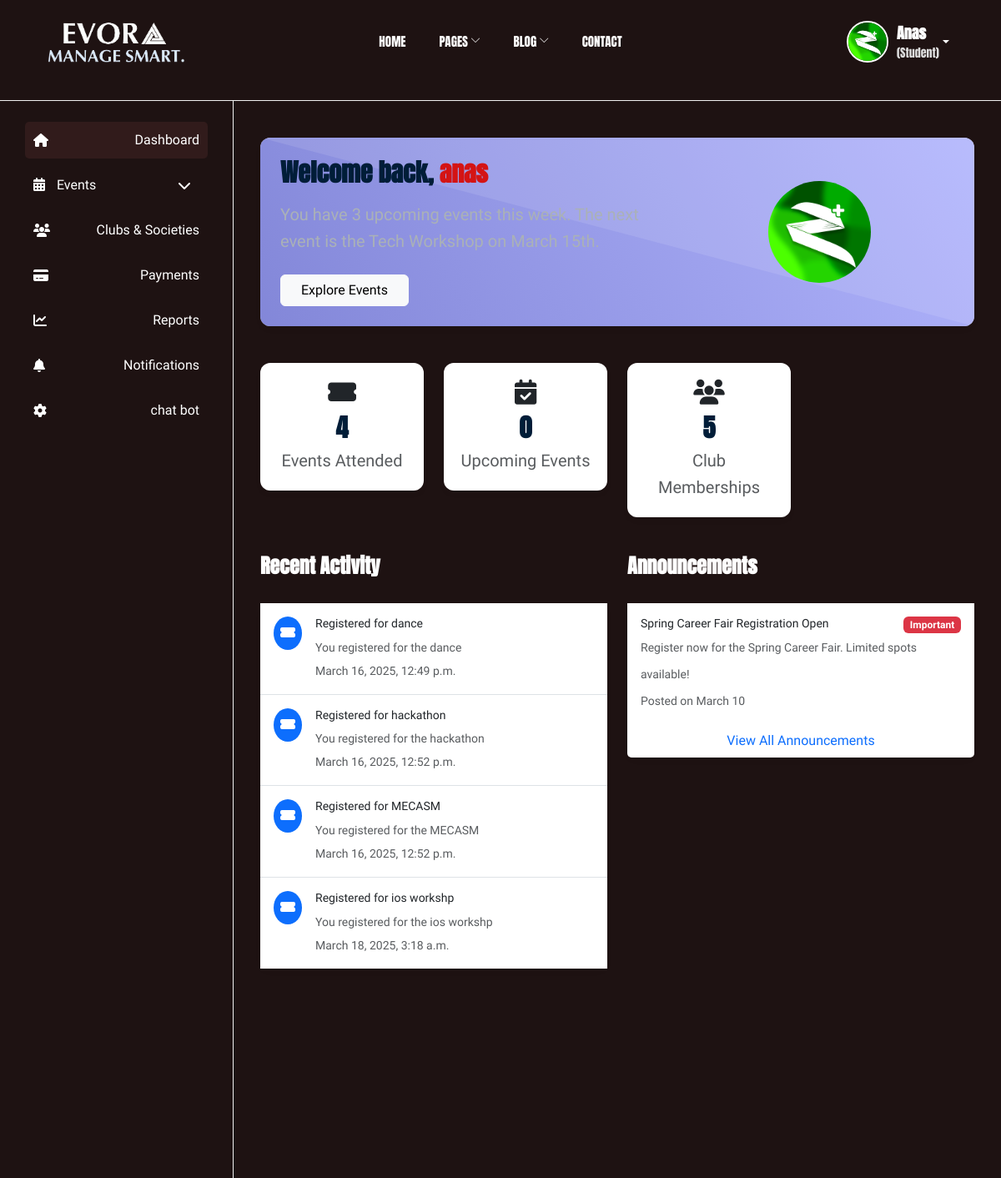
The page /auth/student_dashboard/ (signed in, upper part) on the database as committed earlier.
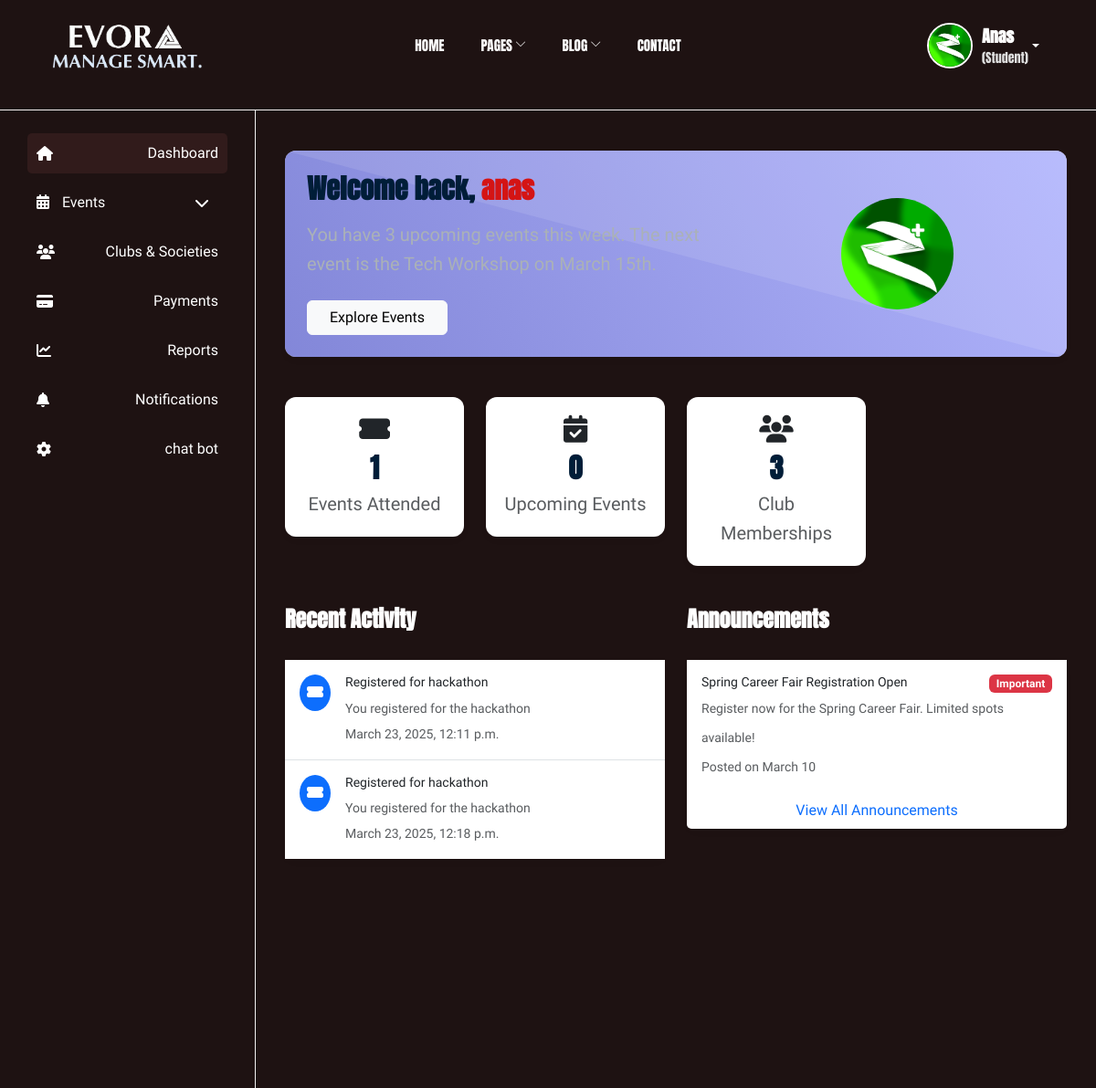
The same page on the database as committed later.
### authentication/models.py (models this page shows, shortened)
class UserProfile(models.Model):
    ROLE_CHOICES = [
        ('admin', 'Admin'),
        ('student', 'Student'),
        ('teacher', 'Teacher'),
        ('event_head', 'Event Head'),
        ('others', 'Others'),
    ]
    user = models.OneToOneField(User, on_delete=models.CASCADE)
    profile_picture = models.ImageField(upload_to='profile_pics/', blank=True, null=True)
    role = models.CharField(max_length=20, choices=ROLE_CHOICES, default='student')

class Booking(models.Model):
    user = models.ForeignKey(User, on_delete=models.CASCADE)  # Assuming only logged-in users can book
    event = models.ForeignKey(Event, on_delete=models.CASCADE)
    booking_date = models.DateTimeField(auto_now_add=True)

class Event(models.Model):
    EVENT_CATEGORIES = [
    ('sports', 'Mecasm'),
    ('arts', 'Arts'),
    ('tech', 'Tech'),
    ('cultural', 'Cultural'),
]
    name = models.CharField(max_length=255)
    date = models.DateField()
    time = models.TimeField()
    venue = models.CharField(max_length=255)
    poster = models.ImageField(upload_to='event_posters/', blank=True, null=True)
    description = models.TextField()
    category = models.CharField(max_length=20, choices=EVENT_CATEGORIES)
    price = models.CharField(max_length=255)
    def __str__(self):
        return self.name

### authentication/views.py (the view)
# urls.py: path('student_dashboard/', student_dashboard, name='student_dashboard'),
@login_required
def student_dashboard(request):
    user_profile = UserProfile.objects.get(user=request.user)
    if user_profile.role != 'student':
        messages.error(request, "Unauthorized access!")
        return redirect('home')  # Redirect unauthorized users
    events = Event.objects.all()
    categories = EventPhoto.EVENT_CATEGORIES
    club = Club.objects.all()
    aprrove = ApprovedMembership.objects.all()
    bookedevent = Booking.objects.all()
    events_attended = Booking.objects.filter(user=request.user).count()
    upcoming_events = Event.objects.filter(date__gte=date.today()).count()
    club_memberships = ApprovedMembership.objects.filter(user=request.user).count()
    return render(request, 'dashbord/student_dashbord/index.html',{
        "events": events,
        "categories":categories,
        "clubs":club,
        "bookedclub":aprrove,
        "bookedevent":bookedevent,
        'events_attended': events_attended,
        'upcoming_events': upcoming_events,
        'club_memberships': club_memberships
    })

### authentication/models.py (called while the page is built)
    def __str__(self):
        return self.name

### template/dashbord/student_dashbord/index.html (shortened to what this page needs)
{% extends 'index.html' %}
{% block content %}
{% load static %}
<div class="admin-container">
    <aside class="sidebar">
        <nav class="nav flex-column">
            <a href="#" class="nav-link active" data-bs-toggle="tab" data-tab="dashboard">
                <i class="fas fa-home"></i> Dashboard
            </a>
            <div class="nav-item">
                <a class="nav-link d-flex justify-content-between align-items-center" data-bs-toggle="collapse"
                    href="#eventDropdown">
                    <span><i class="fas fa-calendar"></i> Events</span> <i class="fas fa-chevron-down"></i>
                </a>
            </div>
            <a href="#" class="nav-link" data-bs-toggle="tab" data-tab="clubs">
                <i class="fas fa-users"></i> Clubs & Societies
            </a>
            <a href="#" class="nav-link" data-bs-toggle="tab" data-tab="payments">
                <i class="fas fa-credit-card"></i> Payments
            </a>
            <a href="#" class="nav-link" data-bs-toggle="tab" data-tab="reports">
                <i class="fas fa-chart-line"></i> Reports
            </a>
            <a href="#" class="nav-link" data-bs-toggle="tab" data-tab="notifications">
                <i class="fas fa-bell"></i> Notifications
            </a>
            <a href="#" class="nav-link" data-bs-toggle="tab" data-tab="chatbot">
                <i class="fas fa-cog"></i> chat bot
            </a>
        </nav>
    </aside>
    <main class="content">
        <section style="
        max-height: 100vh;
        overflow-y: auto;
        scrollbar-width: thin;
        scrollbar-color: #888 #222;
    " id="dashboard" class="tab-content active">
            <div class="container py-4">
                <div class="row mb-4">
                    <div class="col-12">
                        <div class="card welcome-section">
                            <div class="card-body p-4 text-white">
                                <div class="row align-items-center">
                                    {% if request.user.is_authenticated %}
                                    <div class="col-md-7">
                                        <h2 class="fw-bold mb-3">Welcome back,<b style="color: rgb(212, 20, 20);">
                                                {{user.username }}</b></h2>
                                        <p class="mb-4">You have 3 upcoming events this week. The next event is the Tech
                                            Workshop on March 15th.</p>
                                        <a href="#" class="btn btn-light px-4">Explore Events</a>
                                    </div>
                                    <div class="col-md-5 text-center d-none d-md-block">
                                        <img style="width: 38%;  border-radius:50%;"
                                            src="{{ user.userprofile.profile_picture.url }}" alt="Events Illustration"
                                            class="img-fluid">
                                    </div>
                                    {% endif %}
                                </div>
                            </div>
                        </div>
                    </div>
                </div>
                <div class="row mb-4">
                    <div class="col-sm-6 col-lg-3 mb-3 mb-lg-0">
                        <div class="card stat-card">
                            <i class="fas fa-ticket-alt"></i>
                            <h2>{{ events_attended }}</h2>
                            <p class="text-muted mb-0">Events Attended</p>
                        </div>
                    </div>
                    <div class="col-sm-6 col-lg-3 mb-3 mb-lg-0">
                        <div class="card stat-card">
                            <i class="fas fa-calendar-check"></i>
                            <h2>{{ upcoming_events }}</h2>
                            <p class="text-muted mb-0">Upcoming Events</p>
                        </div>
                    </div>
                    <div class="col-sm-6 col-lg-3 mb-3 mb-sm-0">
                        <div class="card stat-card">
                            <i class="fas fa-users"></i>
                            <h2>{{ club_memberships }}</h2>
                            <p class="text-muted mb-0">Club Memberships</p>
                        </div>
                    </div>
                </div>
                <div class="row mb-4">
                    <div class="col-lg-6 mb-4 mb-lg-0">
                        <h5 class="section-title">Recent Activity</h5>
                        <div class="card">
                            <div class="card-body p-0">
                                <div class="list-group list-group-flush">
                                    {% for Recent in bookedevent %}
                                    <div class="list-group-item p-3">
                                        <div class="d-flex">
                                            <div class="flex-shrink-0">
                                                <div class="bg-primary rounded-circle p-2 text-white">
                                                    <i class="fas fa-ticket-alt"></i>
                                                </div>
                                            </div>
                                            <div class="ms-3">
                                                <h6 class="mb-1">Registered for {{Recent.event}}</h6>
                                                <p class="text-muted mb-0 small">You registered for the {{Recent.event}}
                                                </p>
                                                <small class="text-muted">{{Recent.booking_date}}</small>
                                            </div>
                                        </div>
                                    </div>
                                    {% endfor %}
                                </div>
                            </div>
                        </div>
                    </div>
                    <div class="col-lg-6">
                        <h5 class="section-title">Announcements</h5>
                        <div class="card">
                            <div class="card-body p-0">
                                <div class="list-group list-group-flush">
                                    <div class="list-group-item p-3">
                                        <span class="badge bg-danger float-end">Important</span>
                                        <h6 class="mb-1">Spring Career Fair Registration Open</h6>
                                        <p class="text-muted mb-1 small">Register now for the Spring Career Fair.
                                            Limited spots available!</p>
                                        <small class="text-muted">Posted on March 10</small>
                                    </div>
                                </div>
                            </div>
                            <div class="card-footer bg-white text-center border-top-0">
                                <a href="#" class="text-primary">View All Announcements</a>
                            </div>
                        </div>
                    </div>
                </div>
            </div>
        </section>
    </main>
</div>
{% endblock %}

### template/index.html (shortened to what this page needs)
{% extends 'body.html' %}
{% load static %}
{% block contents %}
<header>
    <div class="header-area">
        <div id="sticky-header" class="main-header-area">
            <div class="container">
                <div class="header_bottom_border">
                    <div class="row align-items-center">
                        <div class="col-xl-3 col-lg-3">
                            <div class="logo">
                                <a href="{% url 'home' %}">
                                    <img class="logo" src="{% static 'img/mine.png' %}" alt="">
                                </a>
                            </div>
                        </div>
                        <div class="col-xl-6 col-lg-6">
                            <div class="main-menu d-none d-lg-block">
                                <nav>
                                    <ul id="navigation">
                                        <li><a href="{% url 'home' %}">Home</a></li>
                                        <li><a href="#">Pages <i class="ti-angle-down"></i></a>
                                        </li>
                                        <li><a href="#">Blog <i class="ti-angle-down"></i></a>
                                        </li>
                                        <li><a href="contact.html">Contact</a></li>
                                    </ul>
                                </nav>
                            </div>
                        </div>
                        <div class="col-xl-3 col-lg-3 d-none d-lg-block">
                            <div class="buy_tkt">
                                <div class="book_btn d-flex align-items-center">
                                    {% if request.user.is_authenticated %}
                                    <div class="dropdown">
                                        <a class="btn btn-secondary dropdown-toggle" href="#" role="button"
                                            id="profileDropdown" data-bs-toggle="dropdown" aria-expanded="false"
                                            style="display: flex; align-items: center; background: none; border: none; color: white;">
                                            {% if user.userprofile.profile_picture %}
                                            <img src="{{ user.userprofile.profile_picture.url }}" alt="Profile Picture"
                                                width="50" height="50"
                                                style="border-radius: 50%; margin-right: 10px; border: 2px solid white;">
                                            {% else %}
                                            <img src="{% static 'default.jpg' %}" alt="Default Profile" width="40"
                                                height="40"
                                                style="border-radius: 50%; margin-right: 10px; border: 2px solid white;">
                                            {% endif %}
                                            <div
                                                style="display: flex; flex-direction: column; align-items: flex-start;">
                                                <span style="color: white; font-size: 18px; font-weight: bold;">
                                                    {{ user.username }}
                                                </span>
                                                <span style="color: #ddd; font-size: 14px;">
                                                    ({{ user.userprofile.role|capfirst }})
                                                </span>
                                            </div>
                                        </a>
                                    </div>
                                    {% else %}
                                    <a data-bs-toggle="modal" data-bs-target="#roleModal"
                                        class="btn btn-primary">Who?</a>
                                    {% endif %}
                                </div>
                            </div>
                        </div>
                    </div>
                </div>
            </div>
        </div>
    </div>
</header>
{% block content %}
{% endblock content %}
{% endblock contents %}

### template/body.html (shortened to what this page needs)
{% load static %}
<!doctype html>
<html class="no-js" lang="zxx">
<head>
    <link rel="stylesheet" href="https://cdnjs.cloudflare.com/ajax/libs/font-awesome/6.4.2/css/all.min.css">
    <link href="https://cdn.jsdelivr.net/npm/bootstrap@5.3.0/dist/css/bootstrap.min.css" rel="stylesheet">
    <link href="https://cdnjs.cloudflare.com/ajax/libs/bootstrap-icons/1.10.5/font/bootstrap-icons.min.css" rel="stylesheet">
    <link rel="stylesheet" href="{% static 'css/owl.carousel.min.css' %}">
    <link rel="stylesheet" href="{% static 'css/magnific-popup.css' %}">
    <link rel="stylesheet" href="{% static 'css/font-awesome.min.css' %}">
    <link rel="stylesheet" href="{% static 'css/themify-icons.css' %}">
    <link rel="stylesheet" href="{% static 'css/gijgo.css' %}">
    <link rel="stylesheet" href="{% static 'css/nice-select.css' %}">
    <link rel="stylesheet" href="{% static 'css/animate.css' %}">
    <link rel="stylesheet" href="{% static 'css/flaticon.css' %}">
    <link rel="stylesheet" href="{% static 'css/slicknav.css' %}">
    <link rel="stylesheet" href="{% static 'css/admindashboard.css' %}">
    <link rel="stylesheet" href="{% static 'css/style.css' %}">
</head>
<body>
    {% block contents %}
    {% endblock contents %}
</body>
</html>

### static/css/admindashboard.css (style rules this page uses)
.admin-container { display: flex; height: 100vh; margin-top: 120px; border-top: 1px solid #f1f1f1; }
.sidebar { width: 280px; color: white; padding: 20px; border-right: 1px solid #f1f1f1; }
.sidebar .nav-link { color: white; display: flex; align-items: center; justify-content: space-between; padding: 10px; border-radius: 5px; transition: 0.3s; }
.sidebar .nav-link:hover, .sidebar .nav-link.active { background: #311b1b; }
.sidebar .nav-link i { margin-right: 10px; }
.content { flex: 1; padding: 20px; }
.tab-content { display: none; }
.tab-content.active { display: block; }

Rows that differ between the two databases and show on the page:
removed Booking: event "dance", booking_date "March 16, 2025, 12:49 p.m."
removed Booking: event "hackathon", booking_date "March 16, 2025, 12:52 p.m."
removed Booking: event "MECASM", booking_date "March 16, 2025, 12:52 p.m."
removed Booking: event "ios workshp", booking_date "March 18, 2025, 3:18 a.m."
added Booking: event "hackathon", booking_date "March 23, 2025, 12:11 p.m."
added Booking: event "hackathon", booking_date "March 23, 2025, 12:18 p.m."
Other text that changed with them:
{{ events_attended }}: "4" → "1"
{{ club_memberships }}: "5" → "3"
